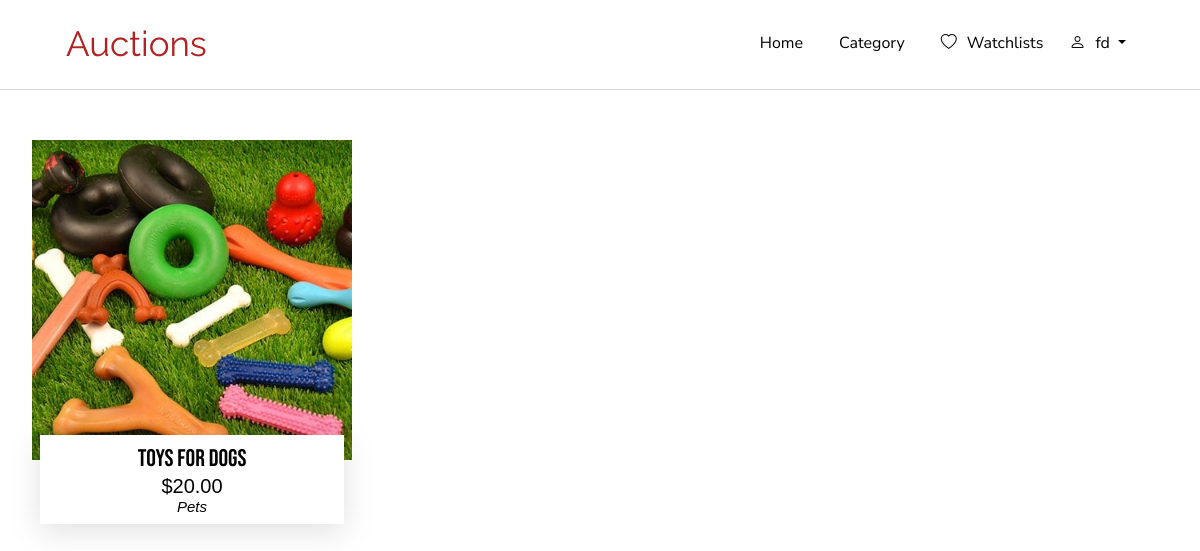
The page /category/Pets (signed in) on the database its author committed.
### auctions/models.py (models this page shows, shortened)
class User(AbstractUser):
    pass

class Listing(models.Model):
    username = models.ForeignKey(User, null=True, on_delete=models.CASCADE, related_name="user")
    item = models.CharField(max_length=100)
    description = models.TextField()
    image = models.ImageField(upload_to='images/', blank=True, null=True)
    category = models.ForeignKey(Category, on_delete=models.CASCADE, related_name="categories")
    active = models.BooleanField(default=True)
    price = models.FloatField()
    watched = models.ManyToManyField(User, null=True, related_name="watchlist")
    winner_user = models.ForeignKey(User, on_delete=models.CASCADE, null=True, blank=True,  related_name="winner")
    def winner(self):
        return self.bid_item.last().user

class Category(models.Model):
    CATEGORIES = ("Groceries & Stores", "Groceries & Stores"), ("Fashion & Beauty", "Fashion & Beauty"), ("Pets", "Pets"), ("Drugstore & Personal Care", "Drugstore & Personal Care"), ("Home & DIY", "Home & DIY"), ("Devices & Electronics", "Devices & Electronics"), ("Music, Video & Gaming", "Music, Video & Gaming"), ("Books & Reading", "Books & Reading"), ("Toys, Kids & Baby", "Toys, Kids & Baby"), ("Automotive", "Automotive"), ("Office & Professional", "Office & Professional"), ("Sports & Fanshop", "Sports & Fanshop"), ("Outdoors & Travels", "Outdoors & Travels"), ("Other", "Other")
    name = models.CharField(max_length=100, choices=CATEGORIES, primary_key=True)
    category_image = models.ImageField(upload_to='category/', blank=True, null=True)
    def __str__(self):
        return f"{self.name}"

### auctions/views.py (the view)
# urls.py: path("category/<str:category>", views.categories, name="categories")
def categories(request, category):
    item = Category.objects.get(name=category)
    categories = item.categories.all()
    return render(request, "auctions/categories.html", {
        "categories": categories
    })

### auctions/templates/auctions/categories.html (shortened to what this page needs)
{% extends "auctions/layout.html" %}
{% block body %}
    <div class="container">
        <div class="categories_product-grid">
            {% for listings in categories %}
                {% if listings.active %}
                    <div class="cards stacked">
                        {% if listings.image %}
                            <img src="{{ listings.image.url }}" class="card__image" alt="{{ listings.item }}" >
                        {% else %}
                            <img src="static/auctions/noimage.jpg" class="card__image" alt="{{ listings.item }}">
                        {% endif %}
                        <a href="{% url 'listing' listings.id %}"><div class="card__content">
                            <h2 class="card__title">{{ listings.item }}</h2>
                            <p class="card__price">${{ listings.price|floatformat:2 }}</p>
                            <p class="card__description">{{ listings.category}}</p>
                        </a></div>
                    </div>
                {% endif %}
                {% empty %}
                        <p> No listings </p>
            {% endfor %}
        </div>
{% endblock %}

### auctions/templates/auctions/layout.html (shortened to what this page needs)
{% load static %}
{% load widget_tweaks %}
<!DOCTYPE html>
<html lang="en">
    <head>
        <link rel="stylesheet" href="https://stackpath.bootstrapcdn.com/bootstrap/4.4.1/css/bootstrap.min.css">
        <link rel="stylesheet" href="https://cdn.jsdelivr.net/npm/bootstrap-icons@1.8.3/font/bootstrap-icons.css">
        <link href="{% static 'styles.css' %}" rel="stylesheet">
    </head>
    <body>
        <nav class="nav__item navbar navbar-expand-lg navbar-light sticky-top">
            <a href="{% url 'index' %}" class="nav__title navbar-brand"> Auctions</a>
            <div class="nav__content collapse navbar-collapse" id="navbarMenu">
                <ul class="navbar-nav ml-auto">
                    <li class="nav-item">
                        <a href="{% url 'index' %}" class="nav__link nav-link">Home</a>
                    </li>
                    <li class="nav-item">
                        <a href="{% url 'category' %}" class="nav__link nav-link">Category</a>
                    </li>
                    {% if user.is_authenticated %}
                    <li class="nav-item">
                        <a href="{% url 'watches' %}" class="nav__link nav-link"><i class="nav__i bi bi-heart"></i>Watchlists</a>
                    </li>
                    <div class="dropdown">
                        <a class="nav__link nav-link dropdown-toggle" href="#" role="button" id="dropdownMenuLink" data-bs-toggle="dropdown" aria-expanded="false">
                        <i class="nav__i bi bi-person"></i>{{ request.user }}
                        </a>
                    </div>
                    {% endif %}
                </ul>
            </div>
        </nav>
        {% block body %}
        {% endblock %}
    </body>
</html>

### auctions/static/styles.css (style rules this page uses)
body { margin: 0; }
img, picture { max-width: 100%; display: block; }
.navbar { background-color: white; border-bottom: 1px solid #dadada; }
.navbar-light .navbar-brand { color: firebrick; }
.nav__title { font-family: 'Raleway', sans-serif; font-size: 35px; margin: 0 0 0 50px; padding: 10px 0 10px 0; }
.nav__content { font-family: 'Nunito Sans', sans-serif; margin: 0 50px 0 0; padding: 10px 0 10px 0; }
.nav__i { margin: 0 10px 0 0; }
.nav-item { padding: 0 10px 0 10px; }
.nav__link { border-bottom: 2px solid transparent; transition: 0.10s; }
.navbar-light .navbar-nav .nav-link { color: black; }
.container { max-width: 100rem; margin-inline: auto; padding-inline: 2rem; }
.stacked { display: grid; }
.stacked > * { grid-column: 1 / 2; grid-row: 1 / 2; }
.categories_product-grid { display: grid; grid-template-columns: repeat(auto-fit, minmax(20rem, 12rem)); margin: 50px 0 0 0; gap: 10px 55px; }
.cards { aspect-ratio: 1 / 1.30; }
a { text-decoration: none; }
.card__content { background: white; color: black; align-self: end; margin: .5rem .5rem 2rem; box-shadow: rgba(100, 100, 111, 0.2) 0px 7px 29px 0px; transition: 0.25s; text-decoration: none; text-align: center; }
.card__title { font-family: 'Bebas Neue', cursive; font-size: 1.50rem; line-hieght: 1.1; color: black; margin: 10px 10px -8px 10px; }
.card__price { font-family: 'Open-Sans', sans-serif; font-size: 20px; margin: 5px 10px -10px 10px; color: black; }
.card__description { font-family: 'Open-Sans', sans-serif; font-size: 15px; font-style: italic; margin: 5px 10px 5px 10px; color: black; }
.card__image { aspect-ratio: 1/1; width: 100%; object-fit: cover; }

### rows shown on the page
User: user "fd"
Listing: image (picture), item "Toys for dogs", price "20.00", category "Pets"
